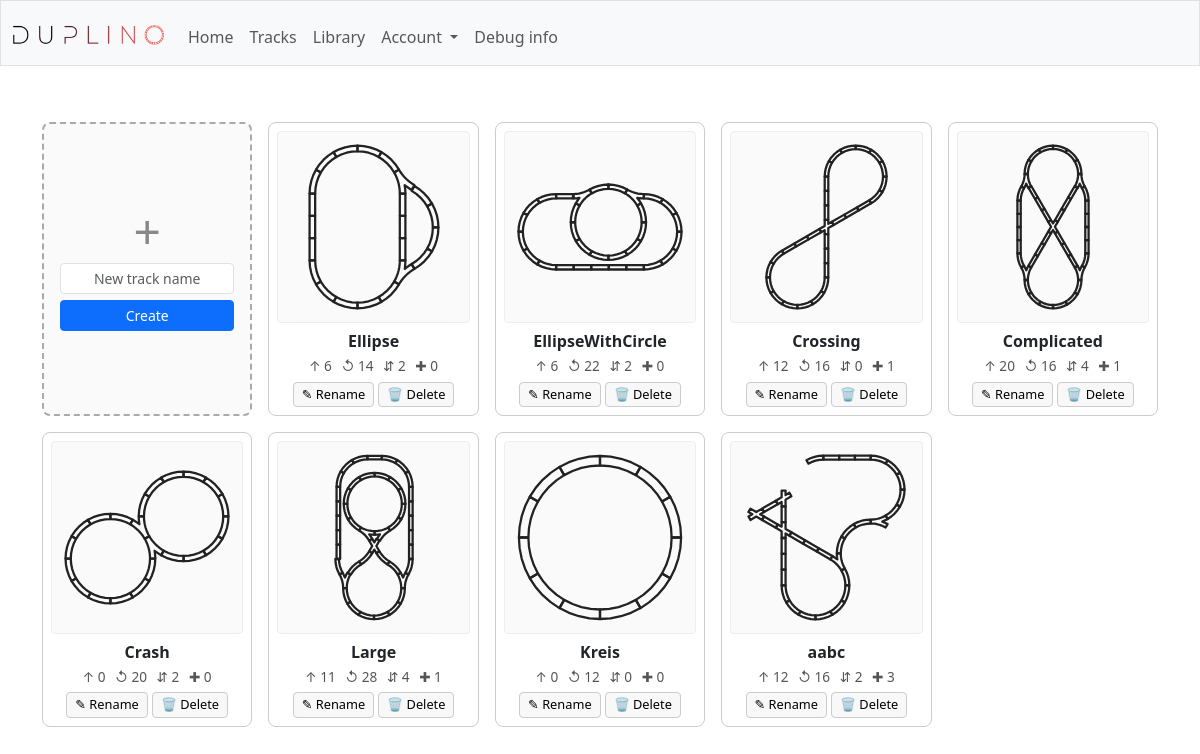
The app's page /track_open (signed in) with its own data.
### tables this page shows
CREATE TABLE tracks (id INTEGER PRIMARY KEY AUTOINCREMENT, user_id INTEGER NOT NULL, title TEXT NOT NULL,
 CONSTRAINT fk_users FOREIGN KEY (user_id) REFERENCES users(id) ON DELETE CASCADE);

### duplo/blueprints/tracks.py (the view, shortened to what this page needs)
@bp.route("/track_open", methods=["GET", "POST"])
@login_required
def track_open():
    if request.method == "GET":
        tracks = tracks_read(user_id=session["user_id"])
        track_info = []
        for t in tracks:
            if not os.path.exists(thumbnail_file(t["id"])):
                generate_thumbnail(t["id"])
            track_info.append({
                "id": t["id"],
                "title": t["title"],
                "counts": piece_counts(t["id"]),
                "thumbnail": thumbnail_url(t["id"]),
            })
        return render_template("track_open.html", tracks=track_info)

### duplo/auth.py (called while the page is built)
def login_required(f):
    @wraps(f)
    def decorated_function(*args, **kwargs):
        if session.get("user_id") is None:
            return redirect("/")
        return f(*args, **kwargs)
    return decorated_function

### duplo/extensions.py (called while the page is built)
def sql(cmd, **params):
    is_sqlite = current_app.config["SQLALCHEMY_DATABASE_URI"].startswith("sqlite")
    if "PRAGMA" in cmd and not is_sqlite:
        return None
    logger = current_app.logger
    if logger.isEnabledFor(logging.DEBUG):
        logger.debug("SQL: %s | params=%s", cmd, params)
        db.session.commit()
    stmt = text(cmd)
    result = db.session.execute(stmt, params or None)
    lowered = cmd.lstrip().lower()
    if lowered.startswith(("insert", "update", "delete")) or "pragma" in lowered:
        db.session.commit()
    if lowered.startswith("select"):
        rows = [dict(row._mapping) for row in result]
        if logger.isEnabledFor(logging.DEBUG):
            logger.debug("SQL result: %s", rows)
        return rows
    return None

### duplo/repositories/layouts.py (called while the page is built)
def pieces_read(track_id):
    return sql(
        "select piece from pieces where track_id = :track_id order by idx",
        track_id=track_id,
    )

### duplo/repositories/tracks.py (called while the page is built)
def tracks_read(user_id):
    return sql(
        "select id, title from tracks where user_id = :user_id",
        user_id=user_id,
    )

### duplo/services/thumbnails.py (called while the page is built)
def _thumb_dir():
    return os.path.join(current_app.static_folder, 'thumbnails')

def thumbnail_file(track_id):
    return os.path.join(_thumb_dir(), f'{track_id}.svg')

def thumbnail_url(track_id):
    return f'/static/thumbnails/{track_id}.svg'

def piece_counts(track_id):
    pieces = [i['piece'] for i in pieces_read(track_id=track_id)]
    return {p: sum(1 for x in pieces if x == p) for p in PIECE_TYPES}

### templates/track_open.html (shortened to what this page needs)
{% extends "layout.html" %}
{% block head %}
<link rel="stylesheet" href="{{ asset_url('css/track_open.css') }}">
{% endblock %}
{% block main %}
<div class="track-grid">
    <div class="new-card">
        <div class="plus">+</div>
        <form action="/track_create" method="post">
            <input class="form-control form-control-sm" type="text" name="title"
                placeholder="New track name" pattern="[A-Za-z0-9]+" autocomplete="off" required>
            <button class="btn btn-primary btn-sm" type="submit">Create</button>
        </form>
    </div>
    {% for track in tracks %}
    <div class="track-card">
        <form action="/track_open" method="post">
            <button type="submit" class="open-btn" title="Open {{ track.title }}">
                <img class="thumb" src="{{ track.thumbnail }}" alt="{{ track.title }} thumbnail">
                <div class="title">{{ track.title }}</div>
                <div class="pieces">
                    <span title="Straight">&ShortUpArrow; {{ track.counts.straight }}</span>
                    <span title="Curve">&#8634; {{ track.counts.curve }}</span>
                    <span title="Switch">&#8693; {{ track.counts.switch }}</span>
                    <span title="Crossing">&#10010; {{ track.counts.crossing }}</span>
                </div>
            </button>
        </form>
        <div class="card-actions">
            <form action="/track_rename" method="post"
                onsubmit="var n=prompt('New name for &quot;{{ track.title|e }}&quot;:','{{ track.title|e }}');
                         if(!n||!/^[A-Za-z0-9]+$/.test(n)){alert('Invalid name');return false;}
                         this.new_title.value=n;return true;">
                <button type="submit" title="Rename">&#9998; Rename</button>
            </form>
            <form action="/track_delete" method="post"
                onsubmit="return confirm('Delete &quot;{{ track.title|e }}&quot;?');">
                <button type="submit" class="delete-btn" title="Delete">&#128465; Delete</button>
            </form>
        </div>
    </div>
    {% endfor %}
</div>
{% endblock %}

### templates/layout.html (shortened to what this page needs)
<!DOCTYPE html>
<html lang="en">
<head>
    <link href="https://cdn.jsdelivr.net/npm/bootstrap@5.3.3/dist/css/bootstrap.min.css" rel="stylesheet"
>
    <link rel="stylesheet" href="{{ asset_url('css/layout.css') }}">
    {% block head %}{% endblock %}
</head>
<body>
    <nav class="bg-light border navbar navbar-expand-md navbar-light">
        <div class="container-fluid">
            <a class="navbar-brand" href="/">
                <img src="{{ url_for('static', filename='logo.png') }}" alt="main" width = "151" height = "20" />
            </a>
            <div class="collapse navbar-collapse" id="navbar">
                {% if session["user_id"] %}
                <ul class="navbar-nav me-auto mt-2">
                    <li class="nav-item"><a class="nav-link" href="/">Home</a></li>
                    <li class="nav-item"><a class="nav-link" href="/track_open">Tracks</a></li>
                    <li class="nav-item"><a class="nav-link" href="/library_set">Library</a></li>
                    <li class="nav-item dropdown">
                        <a class="nav-link dropdown-toggle" href="#" id="trackDropdown" role="button"
                            data-bs-toggle="dropdown" aria-haspopup="true" aria-expanded="false">
                            Account
                        </a>
                    </li>
                    {% if session["user_name"] == 'tobi' %}
                    <li class="nav-item"><a class="nav-link" href="/debug">Debug info</a></li>
                    {% endif %}
                </ul>
                {% else %}
                <ul class="navbar-nav me-auto mt-2">
                    <li class="nav-item"><a class="nav-link" href="/user_register">Register</a></li>
                    <li class="nav-item"><a class="nav-link" href="/user_login">Log In</a></li>
                </ul>
                {% endif %}
            </div>
        </div>
    </nav>
    <main class="container py-5 text-center">
        {% block main %}{% endblock %}
    </main>
</body>
</html>

### static/css/track_open.css (style rules this page uses)
.track-grid { display: grid; grid-template-columns: repeat(auto-fill, minmax(200px, 1fr)); gap: 16px; margin-top: 8px; }
.track-card { position: relative; border: 1px solid #ccc; border-radius: 8px; background: #fff; padding: 8px; text-align: center; transition: box-shadow 0.15s ease, transform 0.15s ease; display: flex; flex-direction: column; align-items: stretch; font-family: inherit; }
.track-card .open-btn { all: unset; cursor: pointer; display: flex; flex-direction: column; align-items: stretch; }
.track-card .thumb { width: 100%; aspect-ratio: 1 / 1; background: #fafafa; border: 1px solid #eee; border-radius: 4px; object-fit: contain; }
.track-card .title { font-weight: bold; margin-top: 6px; word-break: break-word; }
.track-card .pieces { margin-top: 4px; font-size: 0.85em; color: #555; line-height: 1.3; }
.track-card .pieces span { display: inline-block; margin: 0 3px; }
.card-actions { margin-top: 6px; display: flex; gap: 4px; justify-content: center; }
.card-actions button { font-size: 0.8em; padding: 2px 8px; border: 1px solid #ccc; background: #f8f8f8; border-radius: 4px; cursor: pointer; }
.new-card { border: 2px dashed #aaa; border-radius: 8px; background: #fafafa; padding: 16px; display: flex; flex-direction: column; justify-content: center; align-items: center; min-height: 100%; }
.new-card .plus { font-size: 3em; line-height: 1; color: #888; margin-bottom: 8px; }
.new-card form { display: flex; flex-direction: column; gap: 6px; width: 100%; align-items: stretch; }
.new-card input { text-align: center; }

### records on screen
tracks: shows a picture, title "Ellipse", counts.straight "6", counts.curve "14", counts.switch "2", counts.crossing "0"
tracks: shows a picture, title "EllipseWithCircle", counts.straight "6", counts.curve "22", counts.switch "2", counts.crossing "0"
tracks: shows a picture, title "Crossing", counts.straight "12", counts.curve "16", counts.switch "0", counts.crossing "1"
tracks: shows a picture, title "Complicated", counts.straight "20", counts.curve "16", counts.switch "4", counts.crossing "1"
tracks: shows a picture, title "Crash", counts.straight "0", counts.curve "20", counts.switch "2", counts.crossing "0"
tracks: shows a picture, title "Large", counts.straight "11", counts.curve "28", counts.switch "4", counts.crossing "1"
tracks: shows a picture, title "Kreis", counts.straight "0", counts.curve "12", counts.switch "0", counts.crossing "0"
tracks: shows a picture, title "aabc", counts.straight "12", counts.curve "16", counts.switch "2", counts.crossing "3"
